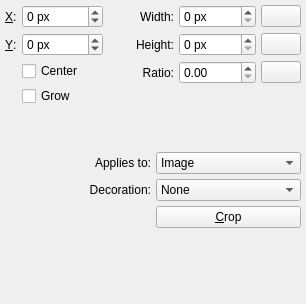
<?xml version="1.0" encoding="UTF-8"?>
<ui version="4.0">
 <author>
    SPDX-FileCopyrightText: none
    SPDX-License-Identifier: GPL-3.0-or-later
  </author>
 <class>WdgToolCrop</class>
 <widget class="QWidget" name="WdgToolCrop">
  <property name="geometry">
   <rect>
    <x>0</x>
    <y>0</y>
    <width>306</width>
    <height>304</height>
   </rect>
  </property>
  <property name="windowTitle">
   <string>Crop</string>
  </property>
  <layout class="QVBoxLayout" name="verticalLayout_2">
   <property name="spacing">
    <number>0</number>
   </property>
   <property name="leftMargin">
    <number>0</number>
   </property>
   <property name="topMargin">
    <number>0</number>
   </property>
   <property name="rightMargin">
    <number>0</number>
   </property>
   <property name="bottomMargin">
    <number>0</number>
   </property>
   <item>
    <layout class="QHBoxLayout" name="horizontalLayout">
     <property name="spacing">
      <number>0</number>
     </property>
     <item>
      <layout class="QVBoxLayout" name="verticalLayout">
       <property name="spacing">
        <number>0</number>
       </property>
       <item>
        <layout class="QGridLayout" name="gridLayout">
         <property name="leftMargin">
          <number>5</number>
         </property>
         <property name="topMargin">
          <number>5</number>
         </property>
         <property name="rightMargin">
          <number>5</number>
         </property>
         <property name="bottomMargin">
          <number>5</number>
         </property>
         <property name="spacing">
          <number>5</number>
         </property>
         <item row="2" column="1">
          <widget class="QCheckBox" name="boolCenter">
           <property name="toolTip">
            <string>Resize keeping center fixed</string>
           </property>
           <property name="text">
            <string>Center</string>
           </property>
          </widget>
         </item>
         <item row="1" column="0">
          <widget class="QLabel" name="label_vertiPos">
           <property name="toolTip">
            <string>Vertical Position</string>
           </property>
           <property name="text">
            <string>&amp;Y:</string>
           </property>
           <property name="buddy">
            <cstring>intY</cstring>
           </property>
          </widget>
         </item>
         <item row="0" column="0">
          <widget class="QLabel" name="label_horizPos">
           <property name="toolTip">
            <string>Horizontal Position</string>
           </property>
           <property name="text">
            <string>&amp;X:</string>
           </property>
           <property name="buddy">
            <cstring>intX</cstring>
           </property>
          </widget>
         </item>
         <item row="0" column="1">
          <widget class="KisIntParseSpinBox" name="intX">
           <property name="minimumSize">
            <size>
             <width>60</width>
             <height>0</height>
            </size>
           </property>
           <property name="maximumSize">
            <size>
             <width>16777215</width>
             <height>16777215</height>
            </size>
           </property>
           <property name="toolTip">
            <string>Horizontal Position</string>
           </property>
           <property name="suffix">
            <string> px</string>
           </property>
           <property name="minimum">
            <number>-30000</number>
           </property>
           <property name="maximum">
            <number>30000</number>
           </property>
          </widget>
         </item>
         <item row="1" column="1">
          <widget class="KisIntParseSpinBox" name="intY">
           <property name="minimumSize">
            <size>
             <width>60</width>
             <height>0</height>
            </size>
           </property>
           <property name="maximumSize">
            <size>
             <width>16777215</width>
             <height>16777215</height>
            </size>
           </property>
           <property name="toolTip">
            <string>Vertical Position</string>
           </property>
           <property name="suffix">
            <string> px</string>
           </property>
           <property name="minimum">
            <number>-30000</number>
           </property>
           <property name="maximum">
            <number>30000</number>
           </property>
          </widget>
         </item>
         <item row="3" column="1">
          <widget class="QCheckBox" name="boolGrow">
           <property name="toolTip">
            <string>Dragging past the image makes it larger</string>
           </property>
           <property name="text">
            <string comment="Grow as in crop tool">Grow</string>
           </property>
          </widget>
         </item>
        </layout>
       </item>
       <item>
        <spacer name="verticalSpacer">
         <property name="orientation">
          <enum>Qt::Vertical</enum>
         </property>
         <property name="sizeHint" stdset="0">
          <size>
           <width>20</width>
           <height>0</height>
          </size>
         </property>
        </spacer>
       </item>
      </layout>
     </item>
     <item>
      <spacer name="horizontalSpacer">
       <property name="orientation">
        <enum>Qt::Horizontal</enum>
       </property>
       <property name="sizeHint" stdset="0">
        <size>
         <width>0</width>
         <height>20</height>
        </size>
       </property>
      </spacer>
     </item>
     <item>
      <layout class="QGridLayout" name="gridLayout_2">
       <property name="leftMargin">
        <number>5</number>
       </property>
       <property name="topMargin">
        <number>5</number>
       </property>
       <property name="rightMargin">
        <number>5</number>
       </property>
       <property name="bottomMargin">
        <number>5</number>
       </property>
       <property name="spacing">
        <number>5</number>
       </property>
       <item row="3" column="2">
        <spacer name="verticalSpacer_3">
         <property name="orientation">
          <enum>Qt::Vertical</enum>
         </property>
         <property name="sizeHint" stdset="0">
          <size>
           <width>20</width>
           <height>40</height>
          </size>
         </property>
        </spacer>
       </item>
       <item row="1" column="2">
        <widget class="QLabel" name="heightLabel">
         <property name="toolTip">
          <string>Height</string>
         </property>
         <property name="text">
          <string>Height:</string>
         </property>
         <property name="alignment">
          <set>Qt::AlignRight|Qt::AlignTrailing|Qt::AlignVCenter</set>
         </property>
        </widget>
       </item>
       <item row="1" column="4">
        <widget class="KisIntParseSpinBox" name="intHeight">
         <property name="minimumSize">
          <size>
           <width>60</width>
           <height>0</height>
          </size>
         </property>
         <property name="maximumSize">
          <size>
           <width>16777215</width>
           <height>16777215</height>
          </size>
         </property>
         <property name="toolTip">
          <string>Height</string>
         </property>
         <property name="suffix">
          <string> px</string>
         </property>
         <property name="maximum">
          <number>30000</number>
         </property>
        </widget>
       </item>
       <item row="0" column="4">
        <widget class="KisIntParseSpinBox" name="intWidth">
         <property name="minimumSize">
          <size>
           <width>60</width>
           <height>0</height>
          </size>
         </property>
         <property name="maximumSize">
          <size>
           <width>16777215</width>
           <height>16777215</height>
          </size>
         </property>
         <property name="toolTip">
          <string>Width</string>
         </property>
         <property name="suffix">
          <string> px</string>
         </property>
         <property name="maximum">
          <number>30000</number>
         </property>
        </widget>
       </item>
       <item row="2" column="4">
        <widget class="KisDoubleParseSpinBox" name="doubleRatio">
         <property name="minimumSize">
          <size>
           <width>60</width>
           <height>0</height>
          </size>
         </property>
         <property name="maximumSize">
          <size>
           <width>16777215</width>
           <height>16777215</height>
          </size>
         </property>
         <property name="toolTip">
          <string>Aspect ratio</string>
         </property>
         <property name="singleStep">
          <double>0.100000000000000</double>
         </property>
         <property name="precision" stdset="0">
          <number>2</number>
         </property>
        </widget>
       </item>
       <item row="2" column="2">
        <widget class="QLabel" name="aspectLabel">
         <property name="text">
          <string>Ratio:</string>
         </property>
         <property name="alignment">
          <set>Qt::AlignRight|Qt::AlignTrailing|Qt::AlignVCenter</set>
         </property>
        </widget>
       </item>
       <item row="0" column="2">
        <widget class="QLabel" name="widthLabel">
         <property name="toolTip">
          <string>Width</string>
         </property>
         <property name="text">
          <string>Width:</string>
         </property>
         <property name="alignment">
          <set>Qt::AlignRight|Qt::AlignTrailing|Qt::AlignVCenter</set>
         </property>
        </widget>
       </item>
       <item row="0" column="5">
        <widget class="QPushButton" name="lockWidthButton">
         <property name="toolTip">
          <string>Lock the width</string>
         </property>
         <property name="text">
          <string/>
         </property>
         <property name="checkable">
          <bool>true</bool>
         </property>
        </widget>
       </item>
       <item row="1" column="5">
        <widget class="QPushButton" name="lockHeightButton">
         <property name="toolTip">
          <string>Lock the height</string>
         </property>
         <property name="text">
          <string/>
         </property>
         <property name="checkable">
          <bool>true</bool>
         </property>
        </widget>
       </item>
       <item row="2" column="5">
        <widget class="QPushButton" name="lockRatioButton">
         <property name="toolTip">
          <string>Lock the aspect ratio</string>
         </property>
         <property name="text">
          <string/>
         </property>
         <property name="checkable">
          <bool>true</bool>
         </property>
         <property name="flat">
          <bool>false</bool>
         </property>
        </widget>
       </item>
      </layout>
     </item>
    </layout>
   </item>
   <item>
    <layout class="QGridLayout" name="gridLayout_3">
     <property name="leftMargin">
      <number>5</number>
     </property>
     <property name="topMargin">
      <number>0</number>
     </property>
     <property name="rightMargin">
      <number>5</number>
     </property>
     <property name="bottomMargin">
      <number>5</number>
     </property>
     <property name="spacing">
      <number>5</number>
     </property>
     <item row="2" column="1">
      <widget class="QComboBox" name="cmbType">
       <property name="currentIndex">
        <number>0</number>
       </property>
       <item>
        <property name="text">
         <string>Image</string>
        </property>
       </item>
       <item>
        <property name="text">
         <string>Canvas</string>
        </property>
       </item>
       <item>
        <property name="text">
         <string>Layer</string>
        </property>
       </item>
       <item>
        <property name="text">
         <string>Frame</string>
        </property>
       </item>
      </widget>
     </item>
     <item row="4" column="1">
      <widget class="QPushButton" name="bnCrop">
       <property name="text">
        <string>&amp;Crop</string>
       </property>
      </widget>
     </item>
     <item row="2" column="0">
      <widget class="QLabel" name="label">
       <property name="text">
        <string>Applies to:</string>
       </property>
       <property name="alignment">
        <set>Qt::AlignRight|Qt::AlignTrailing|Qt::AlignVCenter</set>
       </property>
      </widget>
     </item>
     <item row="3" column="1">
      <widget class="QComboBox" name="cmbDecor">
       <item>
        <property name="text">
         <string>None</string>
        </property>
       </item>
       <item>
        <property name="text">
         <string>Thirds</string>
        </property>
       </item>
       <item>
        <property name="text">
         <string>Fifths</string>
        </property>
       </item>
       <item>
        <property name="text">
         <string>Passport photo</string>
        </property>
       </item>
       <item>
        <property name="text">
         <string>Crosshair</string>
        </property>
       </item>
      </widget>
     </item>
     <item row="3" column="0">
      <widget class="QLabel" name="label_2">
       <property name="text">
        <string>Decoration:</string>
       </property>
       <property name="alignment">
        <set>Qt::AlignRight|Qt::AlignTrailing|Qt::AlignVCenter</set>
       </property>
      </widget>
     </item>
     <item row="5" column="1">
      <spacer name="verticalSpacer_2">
       <property name="orientation">
        <enum>Qt::Vertical</enum>
       </property>
       <property name="sizeHint" stdset="0">
        <size>
         <width>20</width>
         <height>0</height>
        </size>
       </property>
      </spacer>
     </item>
    </layout>
   </item>
   <item>
    <widget class="QWidget" name="SpecialSpacer" native="true"/>
   </item>
  </layout>
 </widget>
 <customwidgets>
  <customwidget>
   <class>KisDoubleParseSpinBox</class>
   <extends>QDoubleSpinBox</extends>
   <header>kis_double_parse_spin_box.h</header>
  </customwidget>
  <customwidget>
   <class>KisIntParseSpinBox</class>
   <extends>QSpinBox</extends>
   <header>kis_int_parse_spin_box.h</header>
  </customwidget>
 </customwidgets>
 <tabstops>
  <tabstop>intX</tabstop>
  <tabstop>intY</tabstop>
  <tabstop>boolCenter</tabstop>
  <tabstop>boolGrow</tabstop>
  <tabstop>intWidth</tabstop>
  <tabstop>lockWidthButton</tabstop>
  <tabstop>intHeight</tabstop>
  <tabstop>lockHeightButton</tabstop>
  <tabstop>doubleRatio</tabstop>
  <tabstop>lockRatioButton</tabstop>
  <tabstop>cmbType</tabstop>
  <tabstop>cmbDecor</tabstop>
  <tabstop>bnCrop</tabstop>
 </tabstops>
 <resources/>
 <connections/>
</ui>
